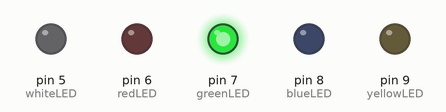
Simulated run of this sketch. Board: Arduino Uno, built with avr-gcc and run on an emulated ATmega328P. On the bench: output pins drawn as LEDs (lit = HIGH).

Above: at 0.5 s.
At 2.5 s:
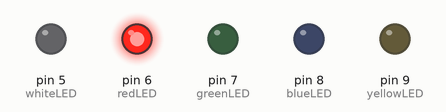
At 4.5 s:
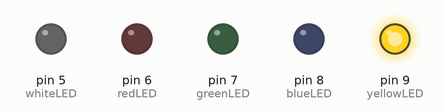
At 6.5 s:
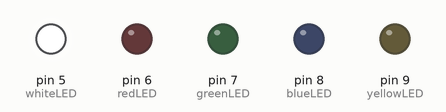
At 8.5 s:
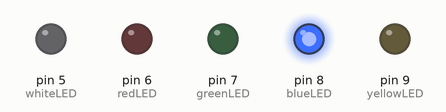
At 11.5 s:
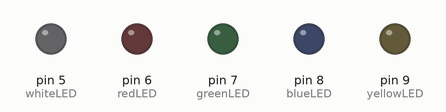
Timing chart, 0 to 13.0 s (numbered marks = the images above):
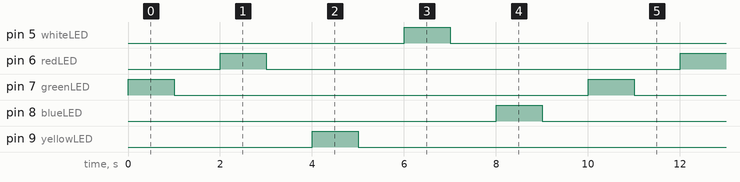

The sketch:

blink_all_leds.ino
```cpp
int greenLED = 7;
int redLED = 6;
int yellowLED = 9;
int whiteLED = 5;
int blueLED = 8;


void setup() {
  // put your setup code here, to run once:
  pinMode(greenLED, OUTPUT);
  pinMode(redLED, OUTPUT);
  pinMode(whiteLED, OUTPUT);
  pinMode(blueLED, OUTPUT);
  pinMode(yellowLED, OUTPUT);
  Serial.begin(4800);
}

void loop() {
  // put your main code here, to run repeatedly:


digitalWrite(7, HIGH);
delay(1000);
digitalWrite(7, LOW);
delay(1000);

digitalWrite(6, HIGH);
delay(1000);
digitalWrite(6, LOW);
delay(1000);

digitalWrite(9, HIGH);
delay(1000);
digitalWrite(9, LOW);
delay(1000);

digitalWrite(5, HIGH);
delay(1000);
digitalWrite(5, LOW);
delay(1000);

digitalWrite(8, HIGH);
delay(1000);
digitalWrite(8, LOW);
delay(1000);
}
```

Measured:
- by itself, pin 5 (whiteLED), pin 6 (redLED), pin 7 (greenLED), pin 8 (blueLED), pin 9 (yellowLED): alternates HIGH for 1.0 s and LOW for 9.0 s
- by itself, everything shown: repeats every 10.0 s, in 10 steps
